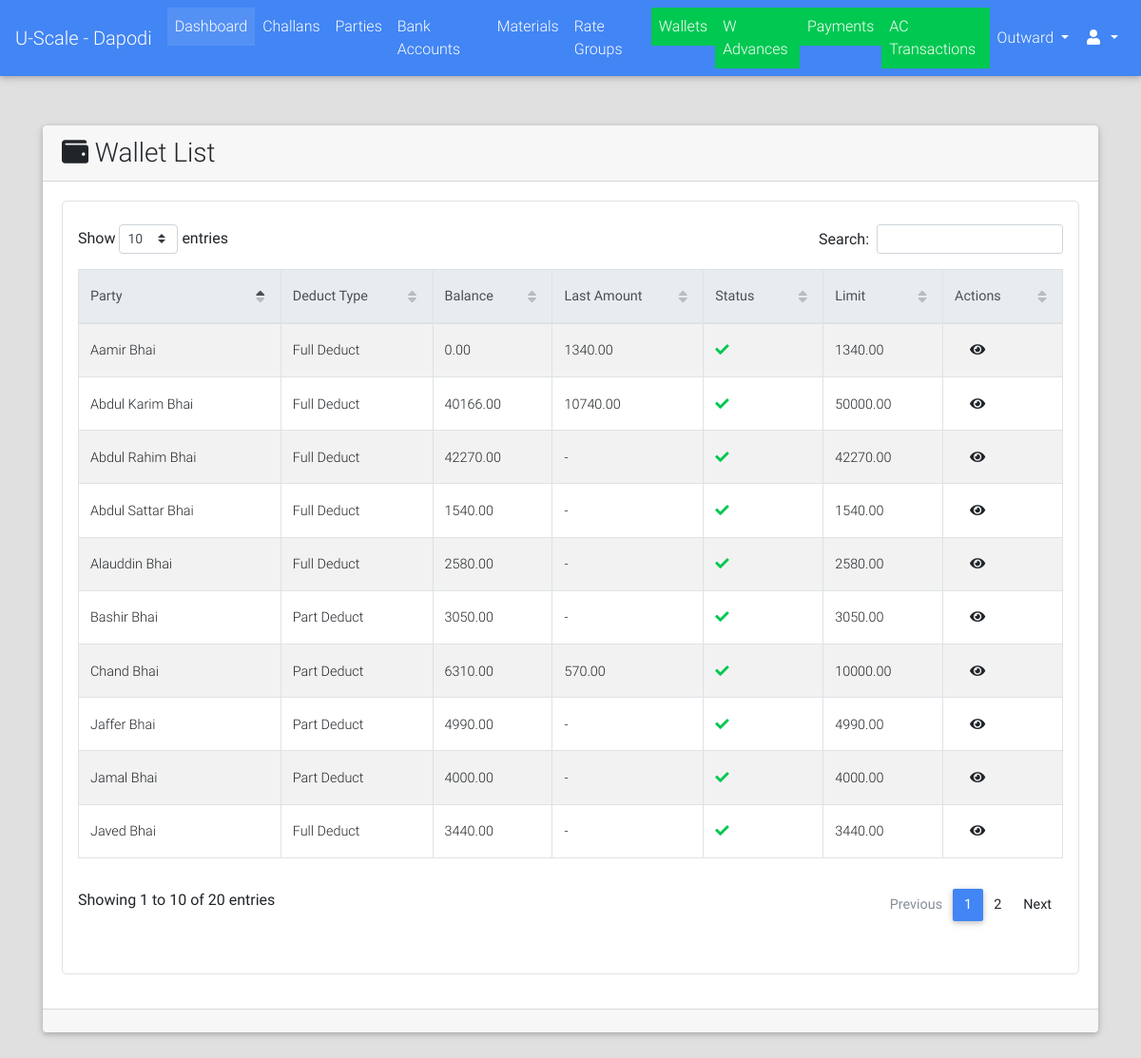
The app's page /parties/wallets/list/ (signed in) with its own data.
### parties/models.py (models this page shows, shortened)
class Wallet(models.Model):
    DEDUCT_TYPE_CHOICES = (("FD", "Full Deduct"), ("PD", "Part Deduct"), ("FXD", "Fix Deduct"))
    party = models.ForeignKey(Party, on_delete=models.CASCADE)
    balance = models.DecimalField(max_digits=9, decimal_places=2, default=Decimal(0.00))
    upper_limit = models.DecimalField(max_digits=9, decimal_places=2, default=Decimal(20000.00))
    deduct_type = models.CharField(max_length=3, choices=DEDUCT_TYPE_CHOICES)
    fixed_amount = models.DecimalField(max_digits=7, decimal_places=2, blank=True, null=True)
    is_active = models.BooleanField(default=True)
    @property
    def get_absolute_url(self):
        return reverse_lazy("parties:wallet_detail", kwargs={"id": self.id})

class Party(models.Model):
    RATE_TYPE_CHOICES = (("GR", "Group Rate"), ("IR", "Individual Rate"))
    rate_type = models.CharField(max_length=2, choices=RATE_TYPE_CHOICES)
    rate_group = models.ForeignKey("rates.RateGroup", on_delete=models.PROTECT, blank=True, null=True)
    name = models.CharField(max_length=128)
    party_code = models.CharField(max_length=32, blank=True)
    address = models.TextField(blank=True)
    phone = models.CharField(max_length=13)
    whatsapp = models.CharField(max_length=13, blank=True)
    email = models.EmailField(blank=True, null=True)
    extra_info = models.TextField(blank=True)
    is_wallet_party = models.BooleanField(default=False)
    is_active = models.BooleanField(default=True)
    class Meta:
        verbose_name = "Party"
        verbose_name_plural = "Parties"
    @property
    def get_display_text(self):
        return self.name

### payments/models.py (models this page shows, shortened)
class WalletTransaction(models.Model):
    payment = models.ForeignKey("Payment", on_delete=models.CASCADE)
    wallet = models.ForeignKey("parties.Wallet", on_delete=models.CASCADE)
    amount = models.DecimalField(max_digits=9, decimal_places=2, default=Decimal(0.00))
    payed_on = models.DateField(blank=True, null=True)
    deducted_amount = models.DecimalField(max_digits=9, decimal_places=2, default=Decimal(0.00))
    previous_balance = models.DecimalField(max_digits=8, decimal_places=2, blank=True, null=True)
    remaining_balance = models.DecimalField(max_digits=8, decimal_places=2, blank=True, null=True)

### parties/views.py (the view)
class WalletListView(LoginRequiredMixin, ListView):
    model = Wallet
    template_name = "parties/wallet_list.html"
    context_object_name = "wallets"
    ordering = "-id"

### portal/templatetags/constant_tags.py (called while the page is built)
@register.simple_tag
def get_branch_name():
    return settings.BRANCH_NAME

### portal/templates/parties/wallet_list.html (shortened to what this page needs)
{% extends "portal/base.html" %}
{% load crispy_forms_tags %}
{% load static %}
{% block custom_links %}
    <link href="{% static "css/addons/datatables.min.css" %}" rel="stylesheet">
    <link href="{% static "css/addons/datatables-select.min.css" %}" rel="stylesheet">
{% endblock %}
{% block content %}
    <br><br>
    <div class="container">
        <div class="card">
            <div class="card-header">
                <div class="row">
                    <div class="col-lg-12 m-auto">
                        <h3 class="m-auto"><i class="fa fa-wallet"></i> Wallet List</h3>
                    </div>
                </div>
            </div>
            <div class="card-body">
                 <div class="table p-3 border" style="border-radius: 5px">
                     <table id="dt-basic-checkbox" class="table table-striped table-bordered" cellspacing="0" width="100%">
                         <thead class="thead-light">
                            <th class="th-sm">Party</th>
                            <th class="th-sm">Deduct Type</th>
                            <th class="th-sm">Balance</th>
                            <th class="th-sm">Last Amount</th>
                            <th class="th-sm">Status</th>
                            <th class="th-sm">Limit</th>
                            <th class="th-sm">Actions</th>
                         </thead>
                         <tbody>
                             {% if wallets %}
                                 {% for wallet in wallets %}
                                     <tr>
                                         <td>{{ wallet.party.get_display_text }}</td>
                                        <td>{{ wallet.get_deduct_type_display }}{% if wallet.deduct_type == "FXD" %} ({{ wallet.fixed_amount }}){% endif %}</td>
                                        <td>{{ wallet.balance }}</td>
                                        <td>{{ wallet.wallettransaction_set.last.amount|default:"-" }}</td>
                                        <td>
                                            {% if wallet.is_active %}
                                                <i class="fa fa-check text-success"></i>
                                            {% else %}
                                                <i class="fa fa-times text-danger"></i>
                                            {% endif %}
                                        </td>
                                        <td>{{ wallet.upper_limit }}</td>
                                        <td class="m-auto">
                                            <a class="m-3" href="{{ wallet.get_absolute_url }}"><i class="fa fa-eye"></i></a>
                                        </td>
                                     </tr>
                                 {% endfor %}
                             {% else %}
                                 <span class="text-black-50 font-weight-bold">No Wallets Found</span>
                             {% endif %}
                         </tbody>
                    </table>
                 </div>
            </div>
            <div class="card-footer">
            </div>
        </div>
    </div>
{% endblock %}

### records on screen
Wallet: party.get_display_text "Abdul Karim Bhai", deduct_type "Full Deduct", balance "40166.00", wallettransaction_set.last.amount "10740.00", is_active True (drawn), upper_limit "50000.00"
Wallet: party.get_display_text "Javed Bhai", deduct_type "Full Deduct", balance "3440.00", wallettransaction_set.last.amount "-", is_active True (drawn), upper_limit "3440.00"
Wallet: party.get_display_text "Alauddin Bhai", deduct_type "Full Deduct", balance "2580.00", wallettransaction_set.last.amount "-", is_active True (drawn), upper_limit "2580.00"
Wallet: party.get_display_text "Jaffer Bhai", deduct_type "Part Deduct", balance "4990.00", wallettransaction_set.last.amount "-", is_active True (drawn), upper_limit "4990.00"
Wallet: party.get_display_text "Jamal Bhai", deduct_type "Part Deduct", balance "4000.00", wallettransaction_set.last.amount "-", is_active True (drawn), upper_limit "4000.00"
Wallet: party.get_display_text "Abdul Sattar Bhai", deduct_type "Full Deduct", balance "1540.00", wallettransaction_set.last.amount "-", is_active True (drawn), upper_limit "1540.00"
Wallet: party.get_display_text "Bashir Bhai", deduct_type "Part Deduct", balance "3050.00", wallettransaction_set.last.amount "-", is_active True (drawn), upper_limit "3050.00"
Wallet: party.get_display_text "Aamir Bhai", deduct_type "Full Deduct", balance "0.00", wallettransaction_set.last.amount "1340.00", is_active True (drawn), upper_limit "1340.00"
Wallet: party.get_display_text "Abdul Rahim Bhai", deduct_type "Full Deduct", balance "42270.00", wallettransaction_set.last.amount "-", is_active True (drawn), upper_limit "42270.00"
Wallet: party.get_display_text "Chand Bhai", deduct_type "Part Deduct", balance "6310.00", wallettransaction_set.last.amount "570.00", is_active True (drawn), upper_limit "10000.00"
